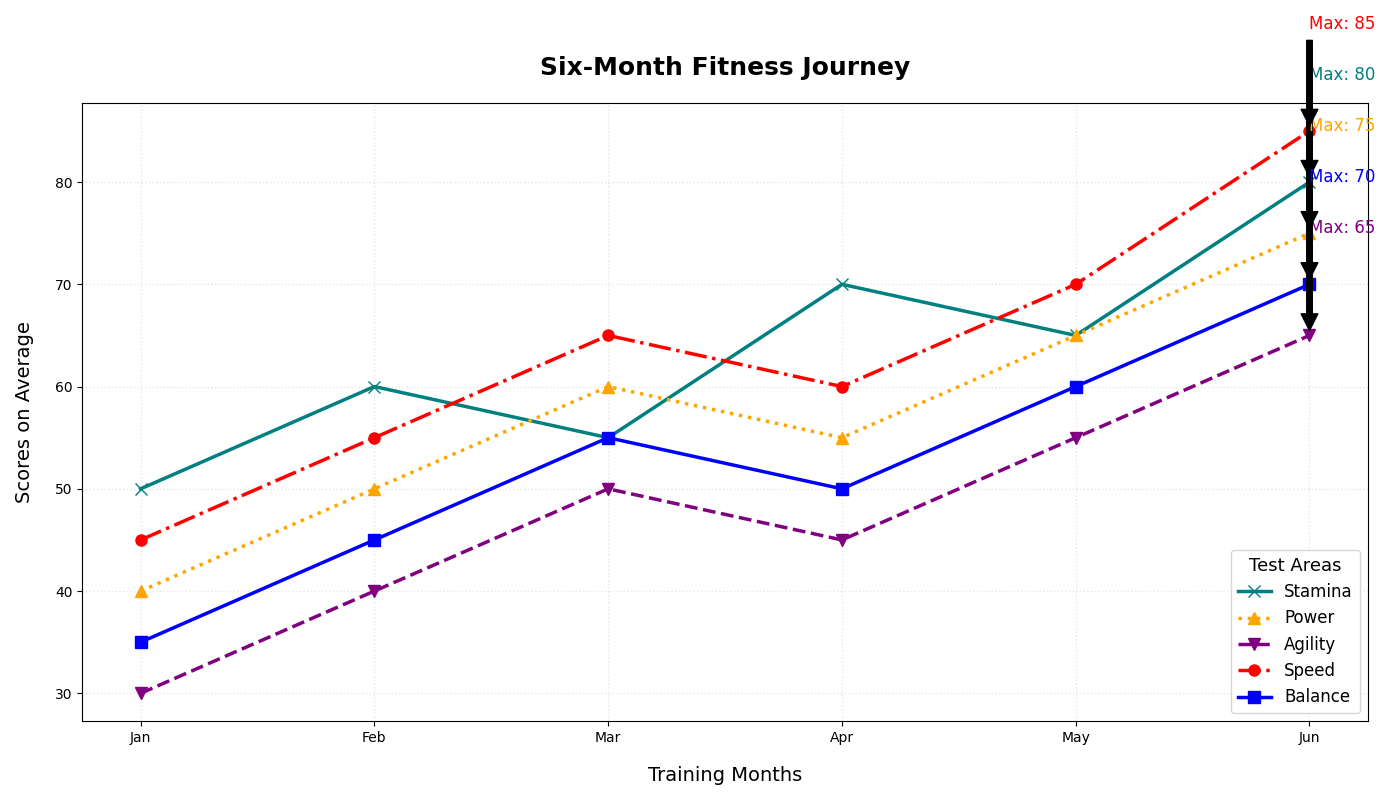

Generate this figure with Python:
import matplotlib.pyplot as plt
import numpy as np

months = np.array(['Jan', 'Feb', 'Mar', 'Apr', 'May', 'Jun'])

endurance_scores = [50, 60, 55, 70, 65, 80]
strength_scores = [40, 50, 60, 55, 65, 75]
flexibility_scores = [30, 40, 50, 45, 55, 65]
speed_scores = [45, 55, 65, 60, 70, 85]       # New data series
balance_scores = [35, 45, 55, 50, 60, 70]     # New data series

x = np.arange(len(months))

fig, ax1 = plt.subplots(figsize=(14, 8))

ax1.plot(months, endurance_scores, marker='x', markersize=8, linewidth=2.5, 
         linestyle='-', color='teal', label='Stamina')

ax1.plot(months, strength_scores, marker='^', markersize=8, linewidth=2.5, 
         linestyle=':', color='orange', label='Power')

ax1.plot(months, flexibility_scores, marker='v', markersize=8, linewidth=2.5, 
         linestyle='--', color='purple', label='Agility')

ax1.plot(months, speed_scores, marker='o', markersize=8, linewidth=2.5, 
         linestyle='-.', color='red', label='Speed')  # New plot for Speed

ax1.plot(months, balance_scores, marker='s', markersize=8, linewidth=2.5, 
         linestyle='-', color='blue', label='Balance') # New plot for Balance

ax1.set_title("Six-Month Fitness Journey", fontsize=18, fontweight='bold', pad=20)
ax1.set_xlabel("Training Months", fontsize=14, labelpad=15)
ax1.set_ylabel("Scores on Average", fontsize=14, labelpad=15)

ax1.legend(title="Test Areas", title_fontsize='13', fontsize='12', loc='lower right')

ax1.grid(True, linestyle=':', linewidth=1, alpha=0.3)

# Annotations for the existing data
max_endurance = max(endurance_scores)
max_idx = endurance_scores.index(max_endurance)
ax1.annotate(f'Max: {max_endurance}', xy=(x[max_idx], max_endurance), xytext=(x[max_idx], max_endurance+10),
             arrowprops=dict(facecolor='black', shrink=0.05), fontsize=12, color='teal')

max_strength = max(strength_scores)
max_idx = strength_scores.index(max_strength)
ax1.annotate(f'Max: {max_strength}', xy=(x[max_idx], max_strength), xytext=(x[max_idx], max_strength+10),
             arrowprops=dict(facecolor='black', shrink=0.05), fontsize=12, color='orange')

max_flexibility = max(flexibility_scores)
max_idx = flexibility_scores.index(max_flexibility)
ax1.annotate(f'Max: {max_flexibility}', xy=(x[max_idx], max_flexibility), xytext=(x[max_idx], max_flexibility+10),
             arrowprops=dict(facecolor='black', shrink=0.05), fontsize=12, color='purple')

# Annotations for the new data
max_speed = max(speed_scores)
max_idx = speed_scores.index(max_speed)
ax1.annotate(f'Max: {max_speed}', xy=(x[max_idx], max_speed), xytext=(x[max_idx], max_speed+10),
             arrowprops=dict(facecolor='black', shrink=0.05), fontsize=12, color='red')

max_balance = max(balance_scores)
max_idx = balance_scores.index(max_balance)
ax1.annotate(f'Max: {max_balance}', xy=(x[max_idx], max_balance), xytext=(x[max_idx], max_balance+10),
             arrowprops=dict(facecolor='black', shrink=0.05), fontsize=12, color='blue')

plt.tight_layout()

plt.show()
